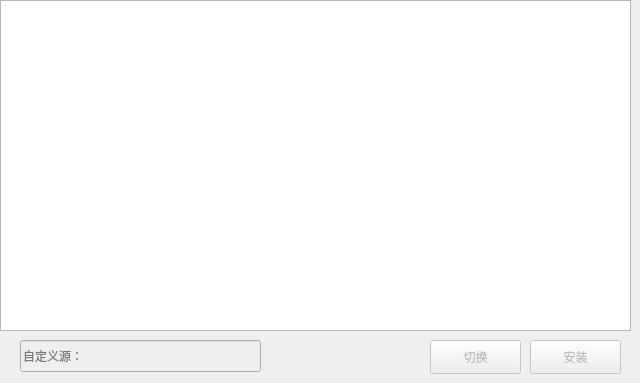
   <widget class="QWidget" name="plugin_store">
    <attribute name="title">
     <string>插件仓库</string>
    </attribute>
    <widget class="QLineEdit" name="pluginstore_ori_edit">
     <property name="enabled">
      <bool>false</bool>
     </property>
     <property name="geometry">
      <rect>
       <x>20</x>
       <y>340</y>
       <width>241</width>
       <height>32</height>
      </rect>
     </property>
     <property name="text">
      <string/>
     </property>
     <property name="placeholderText">
      <string>自定义源：</string>
     </property>
    </widget>
    <widget class="QPushButton" name="pluginstore_install_button">
     <property name="enabled">
      <bool>false</bool>
     </property>
     <property name="geometry">
      <rect>
       <x>530</x>
       <y>340</y>
       <width>91</width>
       <height>34</height>
      </rect>
     </property>
     <property name="text">
      <string>安装</string>
     </property>
    </widget>
    <widget class="QPushButton" name="pluginstore_switch_button">
     <property name="enabled">
      <bool>false</bool>
     </property>
     <property name="geometry">
      <rect>
       <x>430</x>
       <y>340</y>
       <width>91</width>
       <height>34</height>
      </rect>
     </property>
     <property name="text">
      <string>切换</string>
     </property>
    </widget>
    <widget class="QListView" name="pluginstore_pstore_list">
     <property name="geometry">
      <rect>
       <x>0</x>
       <y>0</y>
       <width>631</width>
       <height>331</height>
      </rect>
     </property>
    </widget>
   </widget>
